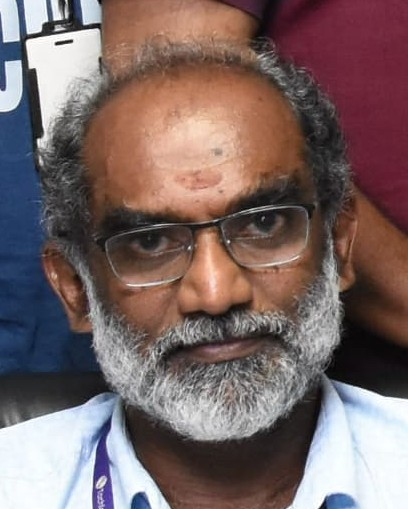
#> input picture presenter_src/rajaram/rajaram_front.jpg, 408 x 509 px
$ python -i make_textures.py   (imports and definitions only)
#> lines starting #> are read from the running program, lines starting #| are printed output that depends on the picture
"""Build Rajaram's avatar textures from Rocketbox base textures and his photo.

    python3 make_textures.py

Body (Male_Adult_11): olive shirt -> light blue, jeans -> charcoal trousers,
arm skin -> his tone. Head (Male_Adult_14, already bald): skin -> his tone,
hair ring -> grey-white, then his face (with beard) warped onto the face area
using 478-point face-mesh landmarks found on both the photo and the texture
(landmarks come from the Pi's FaceTracker; see the .npy files).
"""
from pathlib import Path

import cv2
import numpy as np
from PIL import Image
from scipy.spatial import Delaunay

HERE = Path(__file__).resolve().parent
R = HERE / "rajaram"
OUT = R / "Textures"

SHIRT_RGB = (172, 198, 232)    # pale blue, like the shirt in his photo
TROUSER_RGB = (58, 60, 66)     # charcoal
JAW = [234, 93, 132, 58, 172, 136, 150, 149, 176, 148, 152, 377, 400, 378, 379, 365, 397, 288, 361, 323, 454]
CHEEKS = [50, 280, 101, 330]


def load_tga(p):
    return cv2.cvtColor(np.array(Image.open(p).convert("RGB")), cv2.COLOR_RGB2BGR)


def save_png(img, p):
    p.parent.mkdir(parents=True, exist_ok=True)
    cv2.imwrite(str(p), img)


# [11 lines left out: function pad, not called in this run]


def brown_iris(img, centre=(538, 1907), radius=52):
    """Rocketbox's eyeball texture has grey-green irises; his are dark brown."""
    L = lab(img)
    yy, xx = np.mgrid[0:img.shape[0], 0:img.shape[1]]
    disc = ((xx - centre[0]) ** 2 + (yy - centre[1]) ** 2) < radius ** 2
    target = np.array([40.0, 136.0, 140.0])          # very dark brown in OpenCV Lab
    new = L.copy()
    new[..., 0] = np.where(disc, L[..., 0] * 0.32, L[..., 0])
    new[..., 1] = np.where(disc, target[1], L[..., 1])
    new[..., 2] = np.where(disc, target[2], L[..., 2])
    a = cv2.GaussianBlur(disc.astype(np.float32), (0, 0), 3)[..., None]
    return bgr(L * (1 - a) + new * a)


def lab(img):
    return cv2.cvtColor(img, cv2.COLOR_BGR2LAB).astype(np.float32)


def bgr(labimg):
    return cv2.cvtColor(np.clip(labimg, 0, 255).astype(np.uint8), cv2.COLOR_LAB2BGR)


# [136 lines left out: functions skin_mask, transfer, recolor, his_skin, body, head and 1 more, not called in this run]


# [2 lines not run here, left out]

>>> import cv2
>>> picture = cv2.cvtColor(cv2.imread('rajaram/rajaram_front.jpg'), cv2.COLOR_BGR2RGB)
>>> result = brown_iris(picture)
#> in lab, `return cv2.cvtColor(img, cv2.COLOR_BGR2LAB).astype(np.float32)`:
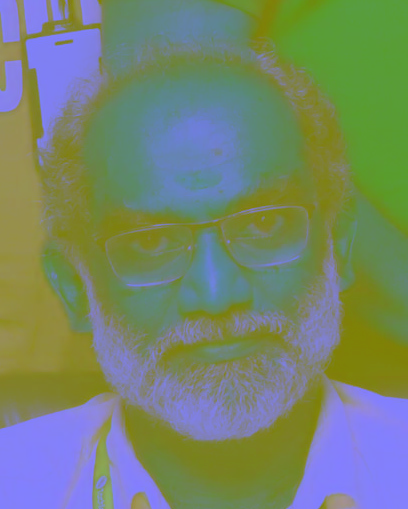
#> returned value: shape (509, 408, 3) float32; mean of channels 0, 1, 2 109.9, 133.6, 117.3; drawn as B, G, R
#> in brown_iris, `new[..., 0] = np.where(disc, L[..., 0] * 0.32, L[..., 0])`: disc: shape (509, 408) bool; every value is 0
#> in brown_iris, `a = cv2.GaussianBlur(disc.astype(np.float32), (0, 0), 3)[..., None]`: a: shape (509, 408, 1) float32; every value is 0
#> in bgr, `return cv2.cvtColor(np.clip(labimg, 0, 255).astype(np.uint8), cv2.COLO..`:
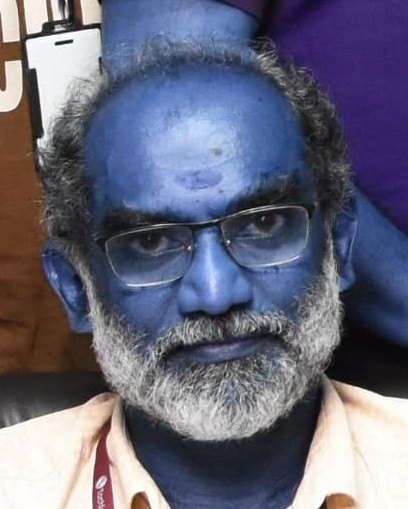
#> returned value: shape (509, 408, 3); mean B, G, R 122.4, 103.1, 102

$ run again, on assets/masquerade.png
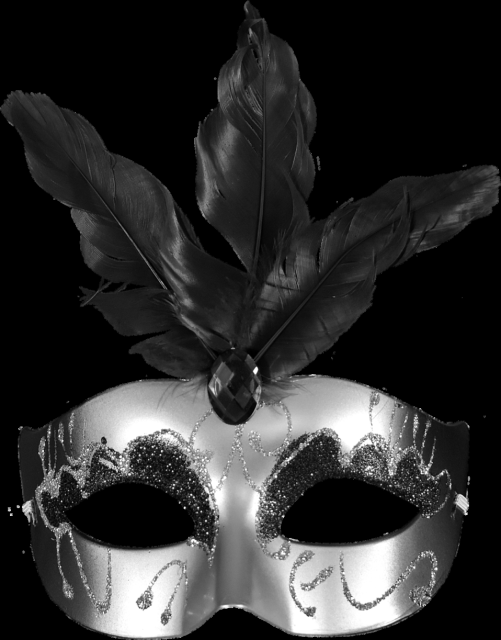
#> input picture assets/masquerade.png, 501 x 640 px
#> picture is the input picture: shape (640, 501, 3); min 0, max 255, mean 45.4
#> in lab, `return cv2.cvtColor(img, cv2.COLOR_BGR2LAB).astype(np.float32)`:
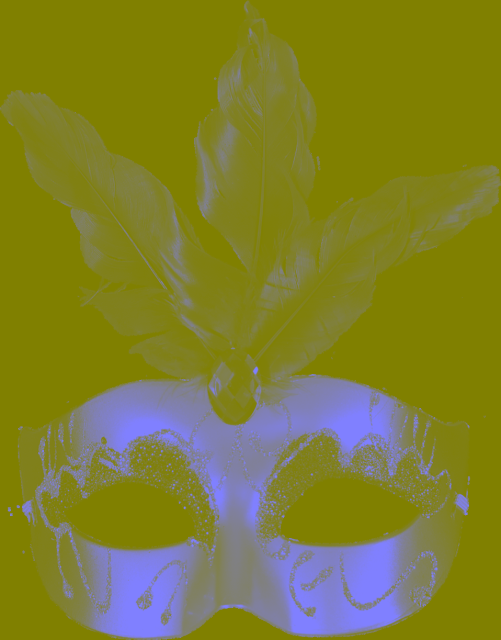
#> returned value: shape (640, 501, 3) float32; mean of channels 0, 1, 2 46.7, 128, 128; drawn as B, G, R
#> disc: shape (640, 501) bool; every value is 0
#> a: shape (640, 501, 1) float32; every value is 0
